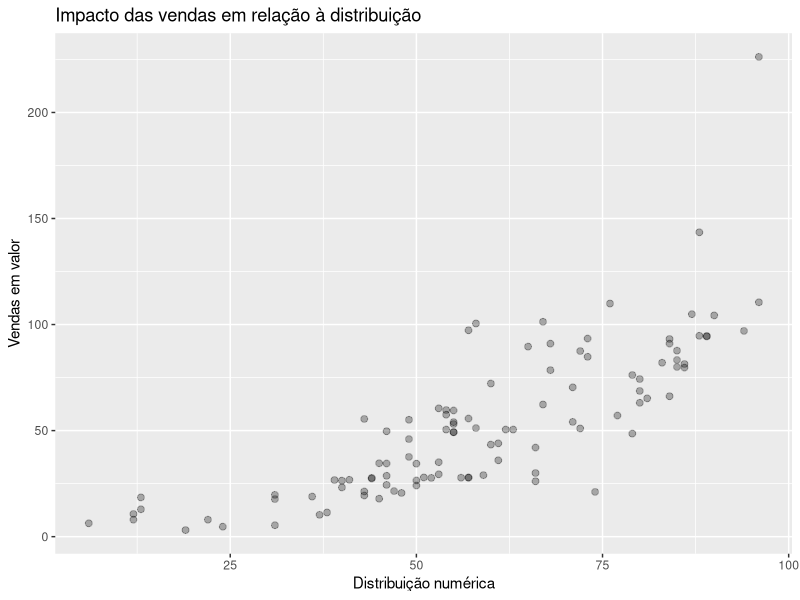

Generate this figure with R:
## ---- chunk 1
knitr::opts_chunk$set(echo = TRUE)
## ---- chunk 2
library(readxl)
setwd("E:/Aulas-2021-01/Análise exploratória - TECH")
dados = read_xlsx("nielsen.xlsx")
x = dados$distribuicao
y = dados$vendas
## ---- chunk 3
library(ggplot2)
ggplot(dados, aes(x=x,y=y)) + geom_point(size = 2, alpha = 0.3) + 
labs(title = "Impacto das vendas em relação à distribuição",
     x = "Distribuição numérica",
     y = "Vendas em valor")
## ---- chunk 4
R2_linear = round(cor(x,y)^2,2)     # Ajuste linear
R2_exp = round(cor(x,log(y))^2,2)   # Ajuste logarítmico
R2 = data.frame(R2_linear,R2_exp)
library(knitr)
kable(R2)
## ---- chunk 5
exponencial = function(x,y,alfa){
  mod = lm(log(y) ~ x)
  res = summary(mod)
  if(res$coefficients[2,4] >= alfa){
    cat("Não há relação entre x e y,", "y =", 
        round(mean(y),2), "\n")
  }else{
    if(res$coefficients[1,4] >= alfa){
      mod = lm(log(y) ~ x - 1)
      res = summary(mod)
      if(res$coefficients[1]>0){
      
      cat("A equação é: y =exp(",res$coefficients[1], "*x)", "\n")
      sol = round(exp(confint(mod, level = 1-alfa)) - 1,3) 
      print(sol)
      }else{
        cat("A equação é: y =exp(",res$coefficients[1], "*x)", "\n")
        sol = round(exp(1-confint(mod, level = 1-alfa)),3) 
        print(sol)
      }
    
    }else{
      cat(" Se b1 < 0, desconsidere o sinal negativo", "\n")
      cat(" que aparecerá nos limites da taxa.", "\n")
      cat("A equação é: y =", exp(mean(log(y))),
          "*exp(", res$coefficients[2,1], "* (x -",  mean(x), ") )",
          "\n")
      nova = x - mean(x)
      mod2 = lm(log(y) ~ nova)
      sol = round(exp(confint(mod2, level = 1-alfa))-1,3)
      print(sol)
      cat("\n")
      
      cat("A equação é: y =", exp(res$coefficients[1,1]),
          "*exp(", res$coefficients[2,1], "* x)", "\n")
      sol = round(exp(confint(mod, level = 1-alfa))-1,3) 
      print(sol)
    }
  }
}

exponencial(x,y,0.05)
